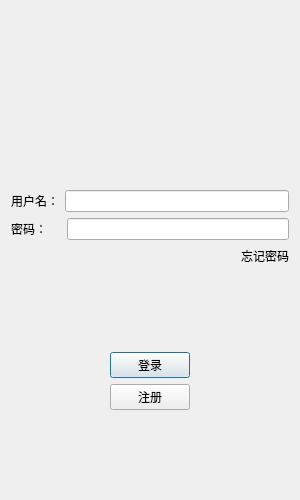
<?xml version="1.0" encoding="UTF-8"?>
<ui version="4.0">
 <class>LoginDialog</class>
 <widget class="QDialog" name="LoginDialog">
  <property name="geometry">
   <rect>
    <x>0</x>
    <y>0</y>
    <width>300</width>
    <height>500</height>
   </rect>
  </property>
  <property name="minimumSize">
   <size>
    <width>300</width>
    <height>500</height>
   </size>
  </property>
  <property name="maximumSize">
   <size>
    <width>300</width>
    <height>500</height>
   </size>
  </property>
  <property name="windowTitle">
   <string>Dialog</string>
  </property>
  <layout class="QVBoxLayout" name="verticalLayout_2">
   <item>
    <layout class="QVBoxLayout" name="verticalLayout">
     <item>
      <spacer name="verticalSpacer_4">
       <property name="orientation">
        <enum>Qt::Orientation::Vertical</enum>
       </property>
       <property name="sizeHint" stdset="0">
        <size>
         <width>20</width>
         <height>40</height>
        </size>
       </property>
      </spacer>
     </item>
     <item>
      <widget class="QLabel" name="label">
       <property name="maximumSize">
        <size>
         <width>500</width>
         <height>500</height>
        </size>
       </property>
       <property name="text">
        <string/>
       </property>
       <property name="pixmap">
        <pixmap>image/1.png</pixmap>
       </property>
       <property name="alignment">
        <set>Qt::AlignmentFlag::AlignCenter</set>
       </property>
      </widget>
     </item>
     <item>
      <spacer name="verticalSpacer">
       <property name="orientation">
        <enum>Qt::Orientation::Vertical</enum>
       </property>
       <property name="sizeHint" stdset="0">
        <size>
         <width>20</width>
         <height>40</height>
        </size>
       </property>
      </spacer>
     </item>
     <item>
      <layout class="QHBoxLayout" name="horizontalLayout">
       <item>
        <widget class="QLabel" name="label_User">
         <property name="text">
          <string>用户名：</string>
         </property>
        </widget>
       </item>
       <item>
        <widget class="QLineEdit" name="lE_User"/>
       </item>
      </layout>
     </item>
     <item>
      <layout class="QHBoxLayout" name="horizontalLayout_2">
       <item>
        <widget class="QLabel" name="label_Pwd">
         <property name="minimumSize">
          <size>
           <width>50</width>
           <height>0</height>
          </size>
         </property>
         <property name="maximumSize">
          <size>
           <width>100</width>
           <height>80</height>
          </size>
         </property>
         <property name="text">
          <string>密码：</string>
         </property>
        </widget>
       </item>
       <item>
        <widget class="QLineEdit" name="lE_pwd">
         <property name="echoMode">
          <enum>QLineEdit::EchoMode::Password</enum>
         </property>
        </widget>
       </item>
      </layout>
     </item>
     <item>
      <layout class="QHBoxLayout" name="horizontalLayout_8">
       <item>
        <spacer name="horizontalSpacer">
         <property name="orientation">
          <enum>Qt::Orientation::Horizontal</enum>
         </property>
         <property name="sizeHint" stdset="0">
          <size>
           <width>40</width>
           <height>20</height>
          </size>
         </property>
        </spacer>
       </item>
       <item>
        <widget class="QLabel" name="label_forget">
         <property name="text">
          <string>忘记密码</string>
         </property>
        </widget>
       </item>
      </layout>
     </item>
     <item>
      <spacer name="verticalSpacer_2">
       <property name="orientation">
        <enum>Qt::Orientation::Vertical</enum>
       </property>
       <property name="sizeHint" stdset="0">
        <size>
         <width>20</width>
         <height>40</height>
        </size>
       </property>
      </spacer>
     </item>
     <item>
      <layout class="QHBoxLayout" name="horizontalLayout_6">
       <item>
        <spacer name="horizontalSpacer_2">
         <property name="orientation">
          <enum>Qt::Orientation::Horizontal</enum>
         </property>
         <property name="sizeHint" stdset="0">
          <size>
           <width>40</width>
           <height>20</height>
          </size>
         </property>
        </spacer>
       </item>
       <item>
        <widget class="QPushButton" name="btn_login">
         <property name="text">
          <string>登录</string>
         </property>
        </widget>
       </item>
       <item>
        <spacer name="horizontalSpacer_3">
         <property name="orientation">
          <enum>Qt::Orientation::Horizontal</enum>
         </property>
         <property name="sizeHint" stdset="0">
          <size>
           <width>40</width>
           <height>20</height>
          </size>
         </property>
        </spacer>
       </item>
      </layout>
     </item>
     <item>
      <layout class="QHBoxLayout" name="horizontalLayout_7">
       <item>
        <spacer name="horizontalSpacer_4">
         <property name="orientation">
          <enum>Qt::Orientation::Horizontal</enum>
         </property>
         <property name="sizeHint" stdset="0">
          <size>
           <width>40</width>
           <height>20</height>
          </size>
         </property>
        </spacer>
       </item>
       <item>
        <widget class="QPushButton" name="btn_regist">
         <property name="text">
          <string>注册</string>
         </property>
        </widget>
       </item>
       <item>
        <spacer name="horizontalSpacer_5">
         <property name="orientation">
          <enum>Qt::Orientation::Horizontal</enum>
         </property>
         <property name="sizeHint" stdset="0">
          <size>
           <width>40</width>
           <height>20</height>
          </size>
         </property>
        </spacer>
       </item>
      </layout>
     </item>
     <item>
      <spacer name="verticalSpacer_3">
       <property name="orientation">
        <enum>Qt::Orientation::Vertical</enum>
       </property>
       <property name="sizeHint" stdset="0">
        <size>
         <width>20</width>
         <height>40</height>
        </size>
       </property>
      </spacer>
     </item>
    </layout>
   </item>
  </layout>
 </widget>
 <resources/>
 <connections/>
</ui>
